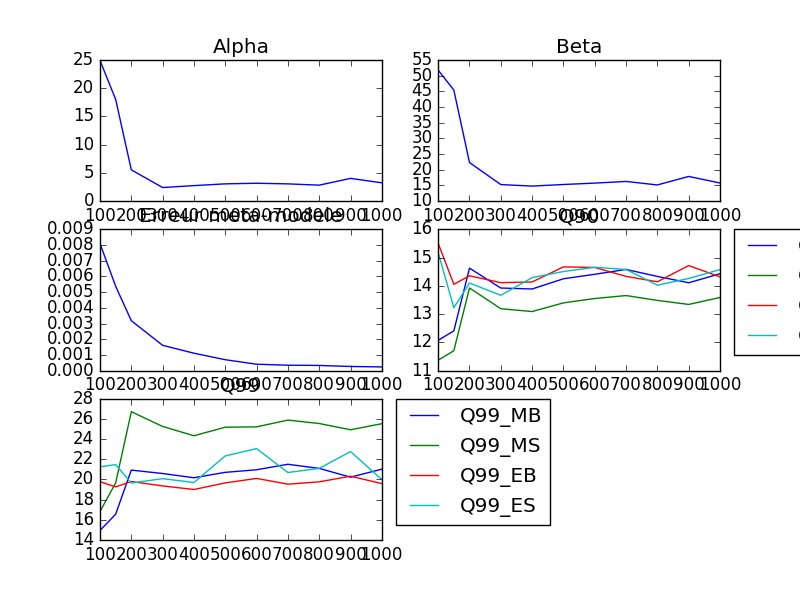

The Python source for this figure:
# -*- coding: mbcs -*-

###################################################
###                                             ###
### Approche fiabiliste - Assemblages boulonnés ###
###                                             ###
###################################################

# Bibliothèques :
import openturns as ot
import numpy as np
from matplotlib import pyplot as plt
import sys
from openturns import viewer
from scipy.stats import beta

xmin = -7.223
xmax = 52.559
a = 5.957+1
b = 20.151+2+5.957
Beta =  ot.Beta(a,b,xmin,xmax)
Beta_PDF = Beta.drawPDF(xmin,xmax,251)


xmin_100 = -11.2559
xmax_100 = 29.6451
a_100 = 24.9179
b_100 = 51.753
Q90_MB100 = 12.0725
Q90_MS100 = 11.36857904541198
Q90_EB100 = 15.506
Q90_ES100 = 15.179398914338677
Q99_MB100 = 14.9486
Q99_MS100 = 16.824690069102072
Q99_EB100 = 19.7793
Q99_ES100 = 21.253144445915538
Beta_100 =  ot.Beta(a_100,b_100,xmin_100,xmax_100)
Beta_100_PDF = Beta_100.drawPDF(xmin,xmax,251)
Beta_100_draw = Beta_100_PDF.getDrawable(0)
Beta_PDF.add(Beta_100_draw)

xmin_150 = -13.7746
xmax_150 = 39.6043
a_150 = 18.0236
b_150 = 45.4171
Q90_MB150 = 12.4074
Q90_MS150 = 11.704872213848899
Q90_EB150 = 14.056
Q90_ES150 = 13.22785648086853
Q99_MB150 = 16.5576
Q99_MS150 = 19.663336096979311
Q99_EB150 = 19.2652
Q99_ES150 = 21.475440222428148
Beta_150 =  ot.Beta(a_150,b_150,xmin_150,xmax_150)
Beta_150_PDF = Beta_150.drawPDF(xmin,xmax,251)
Beta_150_draw = Beta_150_PDF.getDrawable(0)
Beta_PDF.add(Beta_150_draw)

xmin_200 = -5.80237
xmax_200 = 49.5384
a_200 = 5.54926
b_200 = 22.3114
Q90_MB200 = 14.6283
Q90_MS200 = 13.925604617321625
Q90_EB200 = 14.3579
Q90_ES200 = 14.101681451079042
Q99_MB200 = 20.9318
Q99_MS200 = 26.722490429751879
Q99_EB200 = 19.7976
Q99_ES200 = 19.64755726201507
Beta_200 =  ot.Beta(a_200,b_200,xmin_200,xmax_200)
Beta_200_PDF = Beta_200.drawPDF(xmin,xmax,251)
Beta_200_draw = Beta_200_PDF.getDrawable(0)
Beta_PDF.add(Beta_200_draw)

xmin_300 = 0.318117
xmax_300 = 48.501
a_300 = 2.41449
b_300 = 15.2901
Q90_MB300 = 13.9239
Q90_MS300 = 13.191956516673629
Q90_EB300 = 14.1138
Q90_ES300 = 13.666092943201379
Q99_MB300 = 20.5928
Q99_MS300 = 25.258591982633884
Q99_EB300 = 19.3625
Q99_ES300 = 20.083807758506541
Beta_300 =  ot.Beta(a_300,b_300,xmin_300,xmax_300)
Beta_300_PDF = Beta_300.drawPDF(xmin,xmax,251)
Beta_300_draw = Beta_300_PDF.getDrawable(0)
Beta_PDF.add(Beta_300_draw)

xmin_400 = -0.317802
xmax_400 = 43.9636
a_400 = 2.75796
b_400 = 14.81
Q90_MB400 = 13.89
Q90_MS400 = 13.090482550501406
Q90_EB400 = 14.1399
Q90_ES400 = 14.293658149079844
Q99_MB400 = 20.1737
Q99_MS400 = 24.337428351682156
Q99_EB400 = 19.0071
Q99_ES400 = 19.702105123791867
Beta_400 =  ot.Beta(a_400,b_400,xmin_400,xmax_400)
Beta_400_PDF = Beta_400.drawPDF(xmin,xmax,251)
Beta_400_draw = Beta_400_PDF.getDrawable(0)
Beta_PDF.add(Beta_400_draw)

xmin_500 = -1.3134
xmax_500 = 44.998
a_500 = 3.06737
b_500 = 15.3167
Q90_MB500 = 14.2516
Q90_MS500 = 13.398200412859307
Q90_EB500 = 14.6726
Q90_ES500 = 14.508142459949696
Q99_MB500 = 20.7089
Q99_MS500 = 25.184095579267844
Q99_EB500 = 19.6635
Q99_ES500 = 22.337481795313117
Beta_500 =  ot.Beta(a_500,b_500,xmin_500,xmax_500)
Beta_500_PDF = Beta_500.drawPDF(xmin,xmax,251)
Beta_500_draw = Beta_500_PDF.getDrawable(0)
Beta_PDF.add(Beta_500_draw)

xmin_600 = -1.61707
xmax_600 = 46.1333
a_600 = 3.1756
b_600 = 15.7605
Q90_MB600 = 14.4108
Q90_MS600 = 13.55280137362902
Q90_EB600 = 14.6524
Q90_ES600 = 14.65907586389514
Q99_MB600 = 20.9648
Q99_MS600 = 25.21878541662819
Q99_EB600 = 20.1068
Q99_ES600 = 23.063815702369919
Beta_600 =  ot.Beta(a_600,b_600,xmin_600,xmax_600)
Beta_600_PDF = Beta_600.drawPDF(xmin,xmax,251)
Beta_600_draw = Beta_600_PDF.getDrawable(0)
Beta_PDF.add(Beta_600_draw)

xmin_700 = -1.72697
xmax_700 = 49.7688
a_700 = 3.06282
b_700 = 16.2919
Q90_MB700 = 14.583
Q90_MS700 = 13.657649387967266
Q90_EB700 = 14.3365
Q90_ES700 = 14.580961207467231
Q99_MB700 = 21.5097
Q99_MS700 = 25.890879696038379
Q99_EB700 = 19.5364
Q99_ES700 = 20.69535283993115
Beta_700 =  ot.Beta(a_700,b_700,xmin_700,xmax_700)
Beta_700_PDF = Beta_700.drawPDF(xmin,xmax,251)
Beta_700_draw = Beta_700_PDF.getDrawable(0)
Beta_PDF.add(Beta_700_draw)

xmin_800 = -1.13858
xmax_800 = 47.1928
a_800 = 2.83707
b_800 = 15.1736
Q90_MB800 = 14.335
Q90_MS800 = 13.485323066985517
Q90_EB800 = 14.1458
Q90_ES800 = 14.024890771878724
Q99_MB800 = 21.101
Q99_MS800 = 25.550878971000301
Q99_EB800 = 19.7673
Q99_ES800 = 21.092413610485899
Beta_800 =  ot.Beta(a_800,b_800,xmin_800,xmax_800)
Beta_800_PDF = Beta_800.drawPDF(xmin,xmax,251)
Beta_800_draw = Beta_800_PDF.getDrawable(0)
Beta_PDF.add(Beta_800_draw)

xmin_900 = -2.89604
xmax_900 = 44.827
a_900 = 4.03533
b_900 = 17.8835
Q90_MB900 = 14.111
Q90_MS900 = 13.342980507614532
Q90_EB900 = 14.7199
Q90_ES900 = 14.26188269561764
Q99_MB900 = 20.2298
Q99_MS900 = 24.930674963521433
Q99_EB900 = 20.3264
Q99_ES900 = 22.772805507745264
Beta_900 =  ot.Beta(a_900,b_900,xmin_900,xmax_900)
Beta_900_PDF = Beta_900.drawPDF(xmin,xmax,251)
Beta_900_draw = Beta_900_PDF.getDrawable(0)
Beta_PDF.add(Beta_900_draw)

xmin_1000 = -1.9637
xmax_1000 = 46.132
a_1000 = 3.25008
b_1000 = 15.7917
Q90_MB1000 = 14.4287
Q90_MS1000 = 13.588915145452965
Q90_EB1000 = 14.3184
Q90_ES1000 = 14.578313253012048
Q99_MB1000 = 21.0245
Q99_MS1000 = 25.532802858033193
Q99_EB1000 = 19.5955
Q99_ES1000 = 19.992056136634449
Beta_1000 =  ot.Beta(a_1000,b_1000,xmin_1000,xmax_1000)
Beta_1000_PDF = Beta_1000.drawPDF(xmin,xmax,251)
Beta_1000_draw = Beta_1000_PDF.getDrawable(0)
Beta_PDF.add(Beta_1000_draw)


Beta_PDF.setColors(['red','green','blue','yellow','black','grey','purple','orange','cyan','darkred','darkblue','darkcyan'])
Beta_PDF.setLegends(['MC : 2000 realisations','PC meta-modele : 100 realisations','PC meta-modele : 150 realisations','PC meta-modele : 200 realisations','PC meta-modele : 300 realisations','PC meta-modele : 400 realisations','PC meta-modele : 500 realisations','PC meta-modele : 600 realisations','PC meta-modele : 700 realisations','PC meta-modele : 800 realisations','PC meta-modele : 900 realisations','PC meta-modele : 1000 realisations'])
Beta_PDF.setTitle('Convergence de la loi Beta')
Beta_PDF.setXTitle('Yf[%]')
Beta_PDF.setYTitle('Densite de probabilite')
viewer.View(Beta_PDF)

plt.figure(1)
plt.xlim( -10, 60)
plt.ylim( -0.01, 0.1)
plt.savefig('Loi_Beta.png')

nb = [ 100, 150, 200, 300, 400,  500, 600, 700, 800, 900, 1000]
y_alpha = [a_100, a_150, a_200, a_300, a_400, a_500, a_600, a_700, a_800, a_900, a_1000]
y_beta = [b_100, b_150, b_200, b_300, b_400, b_500, b_600, b_700, b_800, b_900, b_1000]
err = [0.0080976, 0.00537392, 0.00318212, 0.00161066, 0.00110808, 0.000693121, 0.000405553, 0.000343159, 0.000327746, 0.000262136, 0.000234597]

Q90_MB = [Q90_MB100, Q90_MB150, Q90_MB200, Q90_MB300, Q90_MB400, Q90_MB500, Q90_MB600, Q90_MB700, Q90_MB800, Q90_MB900, Q90_MB1000]
Q90_MS = [Q90_MS100, Q90_MS150, Q90_MS200, Q90_MS300, Q90_MS400, Q90_MS500, Q90_MS600, Q90_MS700, Q90_MS800, Q90_MS900, Q90_MS1000]
Q90_EB = [Q90_EB100, Q90_EB150, Q90_EB200, Q90_EB300, Q90_EB400, Q90_EB500, Q90_EB600, Q90_EB700, Q90_EB800, Q90_EB900, Q90_EB1000]
Q90_ES = [Q90_ES100, Q90_ES150, Q90_ES200, Q90_ES300, Q90_ES400, Q90_ES500, Q90_ES600, Q90_ES700, Q90_ES800, Q90_ES900, Q90_ES1000]
Q99_MB = [Q99_MB100, Q99_MB150, Q99_MB200, Q99_MB300, Q99_MB400, Q99_MB500, Q99_MB600, Q99_MB700, Q99_MB800, Q99_MB900, Q99_MB1000]
Q99_MS = [Q99_MS100, Q99_MS150, Q99_MS200, Q99_MS300, Q99_MS400, Q99_MS500, Q99_MS600, Q99_MS700, Q99_MS800, Q99_MS900, Q99_MS1000]
Q99_EB = [Q99_EB100, Q99_EB150, Q99_EB200, Q99_EB300, Q99_EB400, Q99_EB500, Q99_EB600, Q99_EB700, Q99_EB800, Q99_EB900, Q99_EB1000]
Q99_ES = [Q99_ES100, Q99_ES150, Q99_ES200, Q99_ES300, Q99_ES400, Q99_ES500, Q99_ES600, Q99_ES700, Q99_ES800, Q99_ES900, Q99_ES1000]


plt.figure(2)
plt.subplot(321)
plt.plot(nb, y_alpha, label='Alpha')
plt.title('Alpha')
plt.subplot(322)
plt.plot(nb, y_beta, label='Beta')
plt.title('Beta')
plt.subplot(323)
plt.plot(nb, err, label='Erreur meta-modele')
plt.title('Erreur meta-modele')
plt.subplot(324)
plt.plot(nb, Q90_MB, label='Q90_MB')
plt.plot(nb, Q90_MS, label='Q90_MS')
plt.plot(nb, Q90_EB, label='Q90_EB')
plt.plot(nb, Q90_ES, label='Q90_ES')
plt.legend(bbox_to_anchor=(1.05, 1), loc=2, borderaxespad=0.)
plt.title('Q90')
plt.subplot(325)
plt.plot(nb, Q99_MB, label='Q99_MB')
plt.plot(nb, Q99_MS, label='Q99_MS')
plt.plot(nb, Q99_EB, label='Q99_EB')
plt.plot(nb, Q99_ES, label='Q99_ES')
plt.legend(bbox_to_anchor=(1.05, 1), loc=2, borderaxespad=0.)
plt.title('Q99')
plt.savefig('Convergence.png')
plt.show()